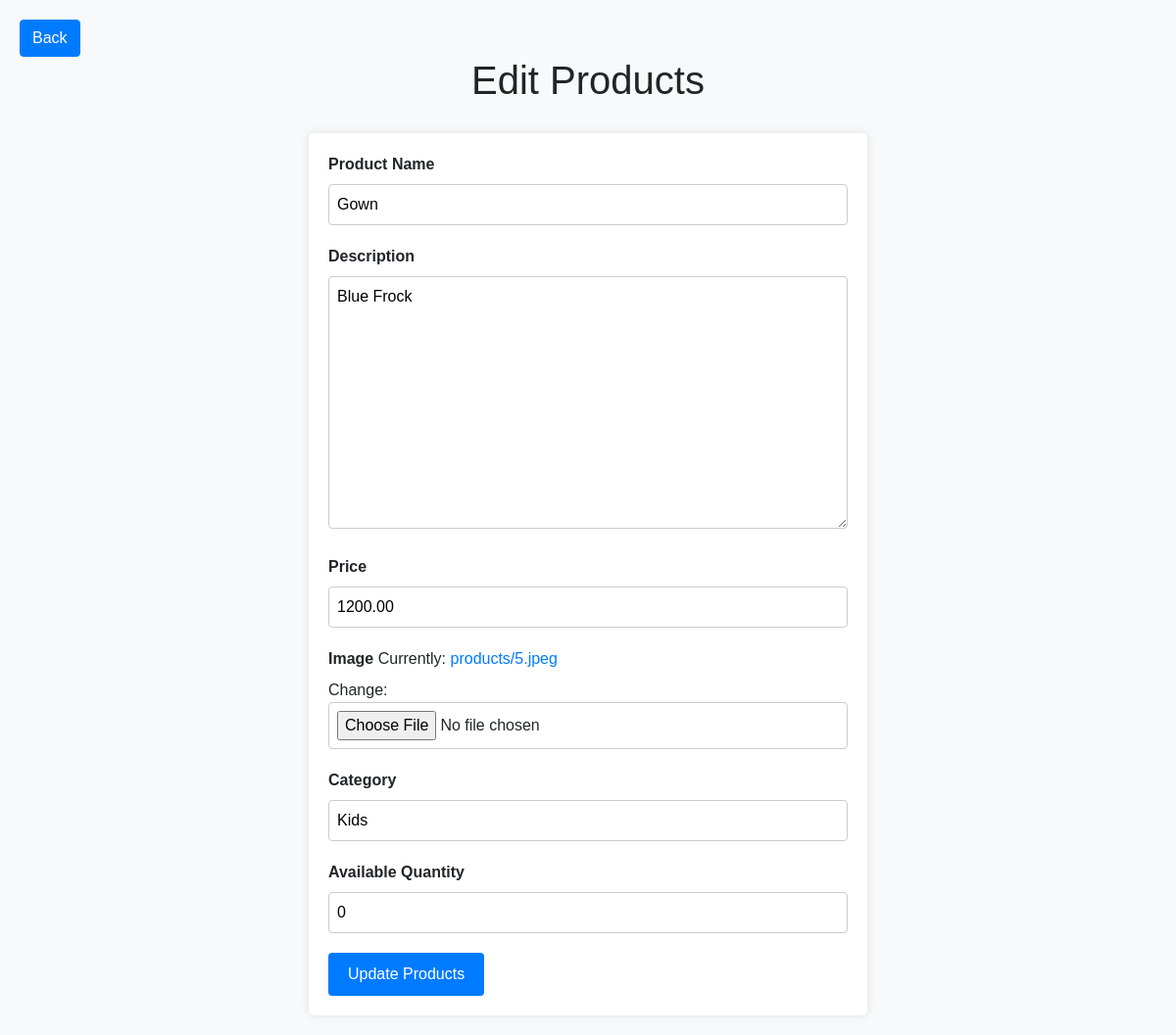
Screenshot of /editproduct/1/ (signed in) with the database file from the repository.
### product/models.py (models this page shows, shortened)
class Product(models.Model):
    product_name = models.CharField(max_length=100)
    description = models.TextField()
    price = models.DecimalField(max_digits=10, decimal_places=2)
    image = models.ImageField(upload_to='products/')
    category = models.CharField(max_length=50)
    available_quantity = models.IntegerField(default=0)

### product/views.py (the view)
# urls.py: path('editproduct/<int:product_id>/', views.editproduct, name='editproduct'),
@login_required
def editproduct(request, product_id):
    product = get_object_or_404(Product, pk=product_id)
    if request.method == 'POST':
        form = ProductForm(request.POST, request.FILES, instance=product)
        if form.is_valid():
            form.save()
            return HttpResponse('<script>alert("Product updated successfully!"); window.location.href = "/edit_products/";</script>')
    else:
        form = ProductForm(instance=product)
    return render(request, 'editproduct.html', {'form': form, 'product': product})

### product/forms.py
class ProductForm(forms.ModelForm):
    class Meta:
        model = Product
        fields = ['product_name', 'description', 'price', 'image', 'category', 'available_quantity']

### templates/editproduct.html (shortened to what this page needs)
<!DOCTYPE html>
<html lang="en">
<head>
    <link rel="stylesheet" href="https://stackpath.bootstrapcdn.com/bootstrap/4.5.2/css/bootstrap.min.css">
</head>
<body>
    <a href="{% url 'edit_products' %}" class="btn btn-primary">Back</a>
    <div class="container">
        <h1>Edit Products</h1>
        <form method="post" enctype="multipart/form-data">
            <div class="form-group">
                <label for="id_product_name">Product Name</label>
                {{ form.product_name }}
            </div>
            <div class="form-group">
                <label for="id_description">Description</label>
                {{ form.description }}
            </div>
            <div class="form-group">
                <label for="id_price">Price</label>
                {{ form.price }}
            </div>
            <div class="form-group">
                <label for="id_image">Image</label>
                {{ form.image }}
            </div>
            <div class="form-group">
                <label for="id_category">Category</label>
                {{ form.category }}
            </div>
            <div class="form-group">
                <label for="id_available_quantity">Available Quantity</label>
                {{ form.available_quantity }}
            </div>
            <button type="submit" class="btn btn-primary">Update Products</button>
        </form>
    </div>
</body>
</html>

### templates/editproduct.html (style rules this page uses)
body { font-family: Arial, sans-serif; background-color: #f8f9fa; padding: 20px; }
.container { max-width: 600px; margin: 0 auto; }
h1 { text-align: center; margin-bottom: 30px; }
form { background-color: #fff; padding: 20px; border-radius: 5px; box-shadow: 0px 0px 10px 0px rgba(0, 0, 0, 0.1); }
.form-group { margin-bottom: 20px; }
label { font-weight: bold; }
input[type="text"], input[type="number"], textarea, input[type="file"] { width: 100%; padding: 8px; border: 1px solid #ccc; border-radius: 4px; box-sizing: border-box; }
button[type="submit"] { background-color: #007bff; color: #fff; border: none; padding: 10px 20px; border-radius: 4px; cursor: pointer; }

### rows the page displays
Product: product_name "Gown", description "Blue Frock", price "1200.00", category "Kids", available_quantity "0"
